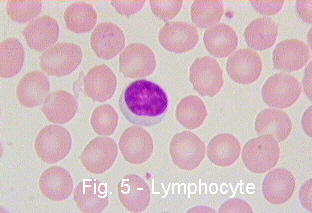
//> input picture blood_05.jpg, 312 x 213 px
$ ./some0003 blood_05.jpg   (built with g++ and OpenCV 4)
//> lines starting //> are read from the running program, lines starting //| are printed output that depends on the picture; after the words box and inside, x2 and y2 are one past the last pixel; in counts of white or black regions, pixels touching at a corner belong together
#include "opencv2/imgcodecs.hpp"
#include "opencv2/highgui.hpp"
#include "opencv2/imgproc.hpp"
#include <iostream>
using namespace cv;
using namespace std;
Mat src; Mat src_gray;
int thresh = 143;
int max_thresh = 255;
RNG rng(12345);
void thresh_callback(int, void* );
int main( int, char** argv )
{
  src = imread(argv[1], IMREAD_COLOR);
//> src is the input picture: 213 rows x 312 cols, CV_8UC3; mean B, G, R 194.4, 187.1, 213
  if (src.empty())
  {
    cerr << "No image supplied ..." << endl;
    return -1;
  }
  cvtColor( src, src_gray, COLOR_BGR2GRAY );
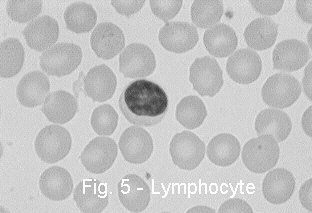
//> src_gray: 213 rows x 312 cols, CV_8UC1; min 51, max 255, mean 195.7
  blur( src_gray, src_gray, Size(3,3) );
  const char* source_window = "Source";
  namedWindow( source_window, WINDOW_AUTOSIZE );
  imshow( source_window, src );
  createTrackbar( " Canny thresh:", "Source", &thresh, max_thresh, thresh_callback );
  thresh_callback( 0, 0 );
  waitKey(0);
  return(0);
}
void thresh_callback(int, void* )
{
  double alpha = 0.5; double beta;
  Mat canny_output;
  vector<vector<Point> > contours;
  vector<Vec4i> hierarchy;
  Canny( src_gray, canny_output, thresh, thresh*2, 3 );
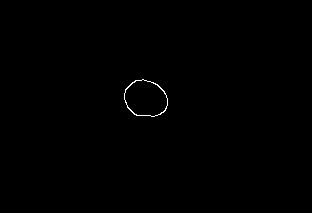
//> canny_output: 213 rows x 312 cols, CV_8UC1; 0.22% white in thin lines or dots, all inside (x1, y1, x2, y2) = (124, 79, 168, 117)
  findContours( canny_output, contours, hierarchy, RETR_TREE, CHAIN_APPROX_SIMPLE, Point(0, 0) );
//> contours = 2 contours; box (x1, y1, x2, y2) and area: (124, 79, 168, 117) 1232, (124, 79, 168, 117) 1197
  Mat drawing = Mat::zeros( canny_output.size(), CV_8UC3 );
  for( size_t i = 0; i< contours.size(); i++ )
     {
       Scalar color = Scalar( rng.uniform(0, 255), rng.uniform(0,255), rng.uniform(0,255) );
       drawContours( drawing, contours, (int)i, color, 2, 8, hierarchy, 0, Point() );
     }
//> this loop made 2 passes

  //HERE!!
  beta = ( 1.0 - alpha );
  addWeighted( src, alpha, drawing, beta, 0.0, drawing);
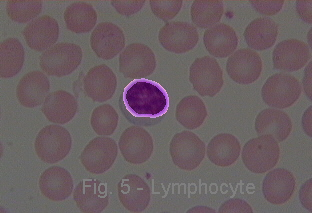
//> drawing: 213 rows x 312 cols, CV_8UC3; mean B, G, R 98, 94, 107.1

  //HERE!!
  namedWindow( "Contours", WINDOW_AUTOSIZE );
  imshow( "Contours", drawing );
  imwrite( "./leuco.jpg",  drawing);
}

//https://docs.opencv.org/master/db/df5/tutorial_linux_gcc_cmake.html
